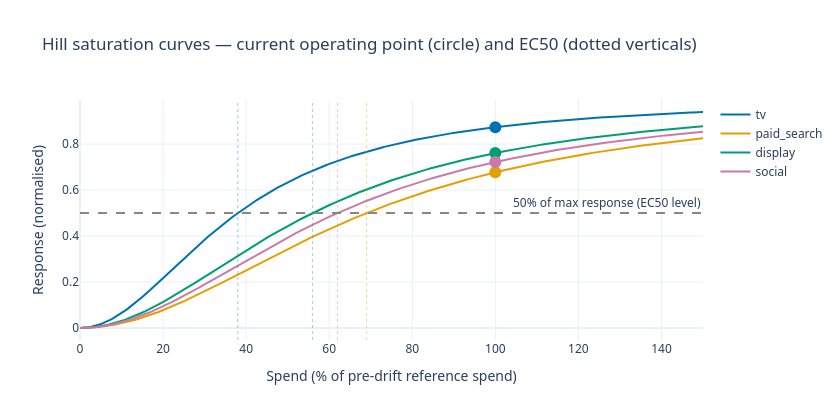

This figure's notebook cell:
### Code cell
# ── Fig 2: Hill saturation curves per channel ─────────────────────────────────
fig2 = go.Figure()
x_norm = np.linspace(0, 1.5, 300)  # extend to 150% of ref spend to show full curve shape

for i, ch in enumerate(CHANNELS_MMM):
    ec = EC50_PARAMS[ch]                           # EC50 directly — no longer 1 - value
    y  = hill_function(x_norm, ec=ec)              # full response curve

    fig2.add_trace(go.Scatter(
        x=x_norm * 100, y=y, name=ch,
        line=dict(color=PALETTE_CATEGORICAL[i], width=2)))

    op_x = 1.0                                     # average spend = 100% of ref spend
    op_y = hill_function(op_x, ec=ec)              # response at average operating point
    eff_sat_pct = op_y * 100                       # saturation % at average spend

    fig2.add_trace(go.Scatter(
        x=[op_x * 100], y=[op_y], mode='markers',
        marker=dict(color=PALETTE_CATEGORICAL[i], size=12, symbol='circle'),
        showlegend=False,
        hovertemplate=f'{ch}: EC50={ec:.2f}, saturation at avg spend={eff_sat_pct:.0f}%<extra></extra>'))

for i, ch in enumerate(CHANNELS_MMM):
    fig2.add_vline(
        x=EC50_PARAMS[ch] * 100,
        line_dash='dot', line_color=PALETTE_CATEGORICAL[i],
        line_width=1, opacity=0.4,
    )

fig2.add_hline(y=0.5, line_dash='dash', line_color=C_GRAY,
               annotation_text='50% of max response (EC50 level)')

fig2.update_layout(height=420, width=840, template=PLOTLY_TEMPLATE,
    title='Hill saturation curves — current operating point (circle) and EC50 (dotted verticals)',
    xaxis_title='Spend (% of pre-drift reference spend)', yaxis_title='Response (normalised)',
    font=dict(family=FONT_FAMILY, size=12))

# Print effective saturation at average spend for each channel
print('Effective saturation at average spend (Hill output at x=1.0):')
sat_rows = []
for ch in CHANNELS_MMM:
    ec  = EC50_PARAMS[ch]
    sat = hill_function(1.0, ec=ec)
    sat_rows.append({'channel': ch, 'EC50': ec, 'saturation': sat})

sat_df = pd.DataFrame(sat_rows).set_index('channel').sort_values('saturation', ascending=False)

display(
    sat_df.style
        .format({'EC50': '{:.2f}', 'saturation': '{:.0%}'})
        .set_caption('Hill function — EC50 and current saturation per channel')
)
fig2.show()

### Figure 1 — Plotly figure (JSON) as saved in the notebook; plotly's stock layout.template omitted (floating-point values rounded to 4 significant figures; data arrays with more than 128 entries replaced by an {"elided": "..."} marker saying what was removed)
{"data": [{"line": {"color": "#0072B2", "width": 2}, "name": "tv", "type": "scatter", "x": {"elided": "300 float values"}, "y": {"elided": "300 float values"}}, {"hovertemplate": "tv: EC50=0.38, saturation at avg spend=87%<extra></extra>", "marker": {"color": "#0072B2", "size": 12, "symbol": "circle"}, "mode": "markers", "showlegend": false, "type": "scatter", "x": [100], "y": [0.8738]}, {"line": {"color": "#E69F00", "width": 2}, "name": "paid_search", "type": "scatter", "x": {"elided": "300 float values"}, "y": {"elided": "300 float values"}}, {"hovertemplate": "paid_search: EC50=0.69, saturation at avg spend=68%<extra></extra>", "marker": {"color": "#E69F00", "size": 12, "symbol": "circle"}, "mode": "markers", "showlegend": false, "type": "scatter", "x": [100], "y": [0.6775]}, {"line": {"color": "#009E73", "width": 2}, "name": "display", "type": "scatter", "x": {"elided": "300 float values"}, "y": {"elided": "300 float values"}}, {"hovertemplate": "display: EC50=0.56, saturation at avg spend=76%<extra></extra>", "marker": {"color": "#009E73", "size": 12, "symbol": "circle"}, "mode": "markers", "showlegend": false, "type": "scatter", "x": [100], "y": [0.7613]}, {"line": {"color": "#CC79A7", "width": 2}, "name": "social", "type": "scatter", "x": {"elided": "300 float values"}, "y": {"elided": "300 float values"}}, {"hovertemplate": "social: EC50=0.62, saturation at avg spend=72%<extra></extra>", "marker": {"color": "#CC79A7", "size": 12, "symbol": "circle"}, "mode": "markers", "showlegend": false, "type": "scatter", "x": [100], "y": [0.7223]}], "layout": {"annotations": [{"showarrow": false, "text": "50% of max response (EC50 level)", "x": 1, "xanchor": "right", "xref": "x domain", "y": 0.5, "yanchor": "bottom", "yref": "y"}], "font": {"family": "system-ui, -apple-system, sans-serif", "size": 12}, "height": 420, "shapes": [{"line": {"color": "#0072B2", "dash": "dot", "width": 1}, "opacity": 0.4, "type": "line", "x0": 38, "x1": 38, "xref": "x", "y0": 0, "y1": 1, "yref": "y domain"}, {"line": {"color": "#E69F00", "dash": "dot", "width": 1}, "opacity": 0.4, "type": "line", "x0": 69, "x1": 69, "xref": "x", "y0": 0, "y1": 1, "yref": "y domain"}, {"line": {"color": "#009E73", "dash": "dot", "width": 1}, "opacity": 0.4, "type": "line", "x0": 56.0, "x1": 56.0, "xref": "x", "y0": 0, "y1": 1, "yref": "y domain"}, {"line": {"color": "#CC79A7", "dash": "dot", "width": 1}, "opacity": 0.4, "type": "line", "x0": 62, "x1": 62, "xref": "x", "y0": 0, "y1": 1, "yref": "y domain"}, {"line": {"color": "#888780", "dash": "dash"}, "type": "line", "x0": 0, "x1": 1, "xref": "x domain", "y0": 0.5, "y1": 0.5, "yref": "y"}], "title": {"text": "Hill saturation curves — current operating point (circle) and EC50 (dotted verticals)"}, "width": 840, "xaxis": {"autorange": true, "range": [0, 150], "title": {"text": "Spend (% of pre-drift reference spend)"}, "type": "linear"}, "yaxis": {"autorange": true, "range": [-0.05221, 0.9919], "title": {"text": "Response (normalised)"}, "type": "linear"}}}
